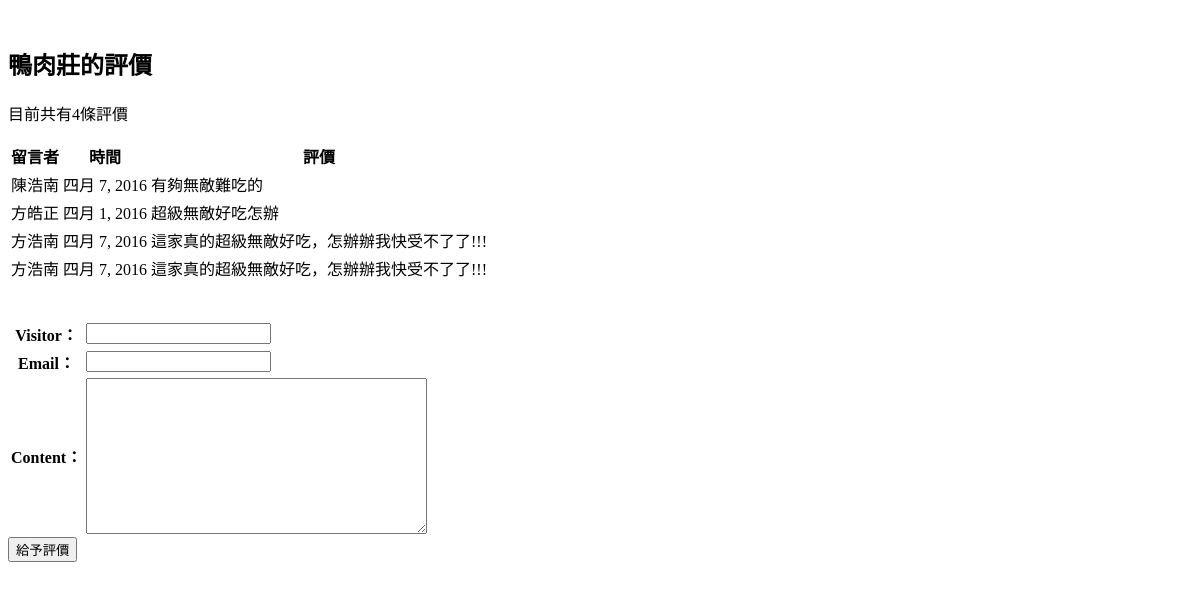
The page /comment/1/ on the database as committed earlier.
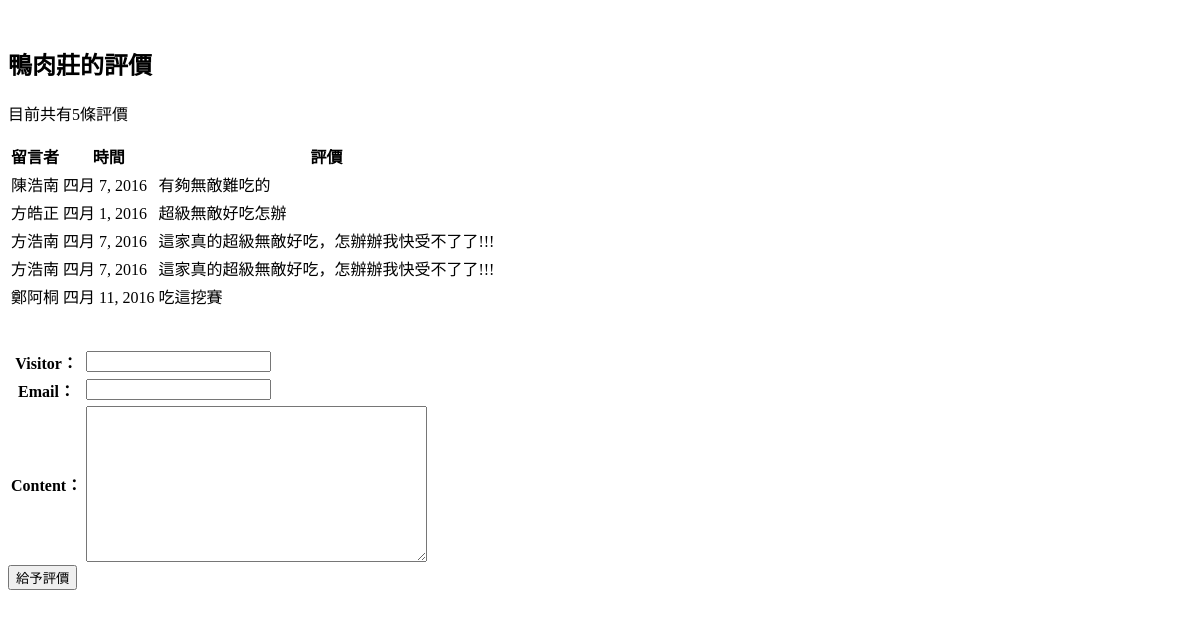
The same page on the database as committed later.
### restaurants/models.py (models this page shows, shortened)
class Restaurant(models.Model):
	name = models.CharField(max_length=20)
	phone_number = models.CharField(max_length=15)
	address = models.CharField(max_length=50, blank=True)

class Comment(models.Model):
	content = models.CharField(max_length=225)
	visitor = models.CharField(max_length=225)
	email = models.EmailField(max_length=225)
	date_time = models.DateTimeField()
	restaurant = models.ForeignKey(Restaurant)

### restaurants/views.py (the view, shortened to what this page needs)
# urls.py: url(r'^comment/(\d{1,5})/$', comment),
def comment(request,id):
	if id:
		r = Restaurant.objects.get(id=id)
	else:
		return HttpResponseRedirect("/restaurants_list/")
	errors = []
	f = CommentForm()
	return render_to_response('comments.html', RequestContext(request, locals()))

### restaurants/forms.py
class CommentForm(forms.Form):
	visitor = forms.CharField(max_length=20)
	email = forms.CharField(max_length=20, required=False)
	content = forms.CharField(max_length=200, widget=forms.Textarea())

### restaurants/templates/comments.html (shortened to what this page needs)
﻿<html>
	<head>
	</head>
	<body>
	  <h2>{{ r.name }}的評價</h2>
        {% if r.comment_set.all %}
        <p>目前共有{{ r.comment_set.all|length }}條評價</p>
        <table >
            <tr>
                <th>留言者</th>
                <th>時間</th>
                <th>評價</th>
            </tr>
            {% for c in r.comment_set.all %}
            <tr>
                <td> {{ c.visitor }} </td>
                <td> {{ c.date_time | date:"F j, Y" }} </td>
                <td> {{ c.content }} </td>
            </tr>
            {% endfor %}
        </table>
		{% else %}
        <p>無評價</p>
        {% endif %}
        <br /><br />
		 <form action="" method="post"> {% csrf_token %}
		 <table>
			{{f.as_table}}
		 </table>
		 <input type="submit" value="給予評價">
		 </form>
	</body>
</html>

Rows that differ between the two databases and show on the page:
computed for Restaurant "鴨肉莊": comment_set.all|length "4" → "5"
added Comment: visitor "鄭阿桐", date_time "四月 11, 2016", content "吃這挖賽"
